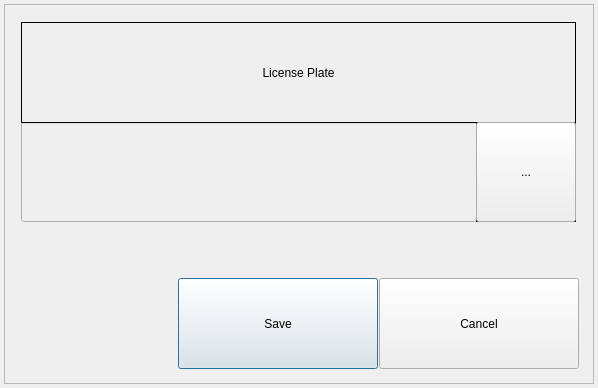
<?xml version="1.0" encoding="UTF-8"?>
<ui version="4.0">
 <class>LicensePlateDialog</class>
 <widget class="QDialog" name="LicensePlateDialog">
  <property name="geometry">
   <rect>
    <x>0</x>
    <y>0</y>
    <width>598</width>
    <height>388</height>
   </rect>
  </property>
  <property name="windowTitle">
   <string>LICENSE PLATE PROPERTY</string>
  </property>
  <widget class="QPushButton" name="pushButtonSave">
   <property name="geometry">
    <rect>
     <x>178</x>
     <y>278</y>
     <width>200</width>
     <height>91</height>
    </rect>
   </property>
   <property name="text">
    <string>Save</string>
   </property>
  </widget>
  <widget class="QPushButton" name="pushButtonClose">
   <property name="geometry">
    <rect>
     <x>379</x>
     <y>278</y>
     <width>200</width>
     <height>91</height>
    </rect>
   </property>
   <property name="text">
    <string>Cancel</string>
   </property>
  </widget>
  <widget class="QFrame" name="frame">
   <property name="geometry">
    <rect>
     <x>4</x>
     <y>4</y>
     <width>590</width>
     <height>380</height>
    </rect>
   </property>
   <property name="frameShape">
    <enum>QFrame::StyledPanel</enum>
   </property>
   <property name="frameShadow">
    <enum>QFrame::Raised</enum>
   </property>
   <widget class="QLineEdit" name="lineEditLicensePlate">
    <property name="enabled">
     <bool>false</bool>
    </property>
    <property name="geometry">
     <rect>
      <x>17</x>
      <y>118</y>
      <width>456</width>
      <height>100</height>
     </rect>
    </property>
    <property name="sizePolicy">
     <sizepolicy hsizetype="Preferred" vsizetype="Fixed">
      <horstretch>100</horstretch>
      <verstretch>100</verstretch>
     </sizepolicy>
    </property>
    <property name="minimumSize">
     <size>
      <width>0</width>
      <height>50</height>
     </size>
    </property>
    <property name="alignment">
     <set>Qt::AlignJustify|Qt::AlignVCenter</set>
    </property>
    <property name="readOnly">
     <bool>true</bool>
    </property>
   </widget>
   <widget class="QLabel" name="labelLicensePlate">
    <property name="geometry">
     <rect>
      <x>17</x>
      <y>18</y>
      <width>555</width>
      <height>101</height>
     </rect>
    </property>
    <property name="frameShape">
     <enum>QFrame::Box</enum>
    </property>
    <property name="text">
     <string>License Plate</string>
    </property>
    <property name="alignment">
     <set>Qt::AlignCenter</set>
    </property>
   </widget>
   <widget class="QLabel" name="label">
    <property name="geometry">
     <rect>
      <x>472</x>
      <y>118</y>
      <width>100</width>
      <height>100</height>
     </rect>
    </property>
    <property name="frameShape">
     <enum>QFrame::Box</enum>
    </property>
    <property name="text">
     <string/>
    </property>
   </widget>
  </widget>
  <widget class="QPushButton" name="buttonLicensePlate">
   <property name="geometry">
    <rect>
     <x>476</x>
     <y>122</y>
     <width>100</width>
     <height>100</height>
    </rect>
   </property>
   <property name="minimumSize">
    <size>
     <width>70</width>
     <height>70</height>
    </size>
   </property>
   <property name="text">
    <string>...</string>
   </property>
  </widget>
  <zorder>frame</zorder>
  <zorder>pushButtonSave</zorder>
  <zorder>pushButtonClose</zorder>
  <zorder>buttonLicensePlate</zorder>
 </widget>
 <layoutdefault spacing="6" margin="11"/>
 <resources/>
 <connections/>
</ui>
